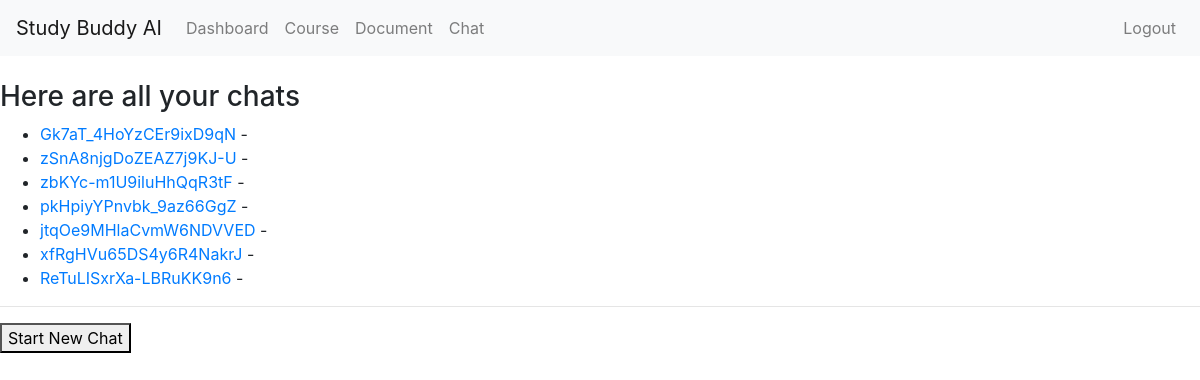
The app's page /chat (signed in) with its own data.
### chat/models.py (models this page shows, shortened)
class Chat(models.Model):
    id = models.CharField(primary_key=True, default=generate, editable=False)
    user = models.ForeignKey('auth.User', on_delete=models.CASCADE)
    title = models.CharField(max_length=50, null=True, blank=True)
    created_at = models.DateTimeField(auto_now_add=True)

### chat/views.py (the view)
# urls.py: path('', views.chat, name='chat'),
@login_required
def chat(request):
    chats = Chat.objects.filter(user=request.user)
    courses = Course.objects.filter(user=request.user)
    context = {
        'chats': chats,
        'courses': courses,
    }
    return render(request, 'chat.html', context)

### templates/chat.html (shortened to what this page needs)
{% extends 'base.html' %}
{% block content %}
<h3>Here are all your chats</h3>
<ul>
    {% for chat in chats %}
      <li><a href="/chat/{{ chat.id }}">{{ chat.id }}</a> - {{ chat.document.course.name }}</li>
    {% empty %}
      <li>No chat found.</li>
    {% endfor %}
</ul>
<hr>
<form method="post" action="{% url 'create_chat' %}" enctype="multipart/form-data">
    <div class="form-group">
        <button type="submit">Start New Chat</button>
    </div>
</form>
{% endblock %}

### records on screen
Chat: id "Gk7aT_4HoYzCEr9ixD9qN"
Chat: id "zSnA8njgDoZEAZ7j9KJ-U"
Chat: id "zbKYc-m1U9iluHhQqR3tF"
Chat: id "pkHpiyYPnvbk_9az66GgZ"
Chat: id "jtqOe9MHlaCvmW6NDVVED"
Chat: id "xfRgHVu65DS4y6R4NakrJ"
Chat: id "ReTuLISxrXa-LBRuKK9n6"
